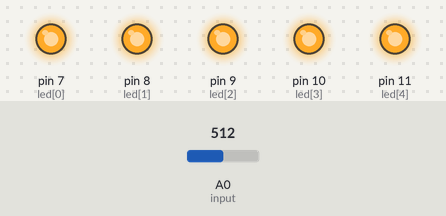
Recording of a sketch running on a simulated Arduino Uno, built with avr-gcc and run on an emulated ATmega328P. Shown: output pins drawn as LEDs (lit = HIGH). The inputs (shaded band) are chosen by the test bench; at power-on: A0 (input) = 512.

Above: at 1.2 s.
1.3 s: A0 (input) set to 322
2.8 s: A0 (input) set to 299
At 4.0 s:
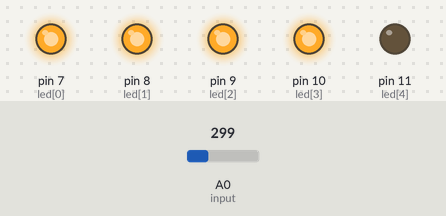
4.3 s: A0 (input) set to 245
5.8 s: A0 (input) set to 223
At 6.4 s:
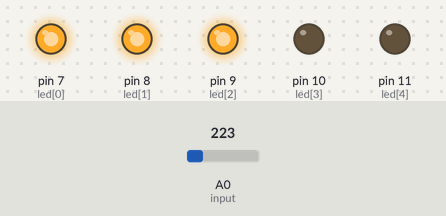
7.3 s: A0 (input) set to 165
8.8 s: A0 (input) set to 142
At 9.8 s:
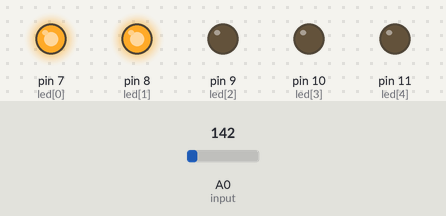
Timing chart, 0 to 11.3 s (numbered marks = the images above; inputs shaded):
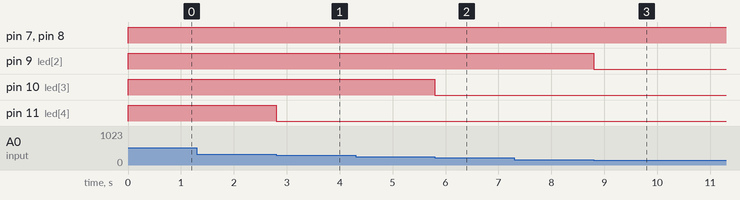

The sketch:

P24-3_5_LED_ind_AA_voltage.ino
```cpp
/*
*P24-3
*請設計一電路，可量一3號電池之電壓，以5顆LED顯示其剩餘電量(電壓)。
*/

const byte input = A0;
const uint8_t led[5] = {7, 8, 9, 10, 11};

int vol_index = 0; //voltage index from 0 to 9
int val = 0; //alalogRead value

void setup()
{
	for(int i=0;i<5;i++)
	{
		pinMode(led[i], OUTPUT);
	}
}

void loop()
{
	val = analogRead(input);
	if(val >= 307) val = 307;
	vol_index = map(val, 0, 307, 0, 4);

	for(int i=0;i<=vol_index;i++)
	{
		digitalWrite(led[i], HIGH);
	}
	for(int i=vol_index+1;i<5;i++)
	{
		digitalWrite(led[i], LOW);
	}
}
```

Measured:
- the behaviour switches between 307 and 306 on A0 (input) (found by bisection; images 0 and 1)
- the behaviour switches between 231 and 230 on A0 (input) (found by bisection; images 1 and 2)
- the behaviour switches between 154 and 153 on A0 (input) (found by bisection; images 2 and 3)
- after the input at 1.3 s, every drawn part: stays the same
- after the input at 2.8 s, pin 11 (led[4]): HIGH → LOW at once
- after the input at 4.3 s, every drawn part: stays the same
- after the input at 5.8 s, pin 10 (led[3]): HIGH → LOW at once
- after the input at 7.3 s, every drawn part: stays the same
- after the input at 8.8 s, pin 9 (led[2]): HIGH → LOW at once
